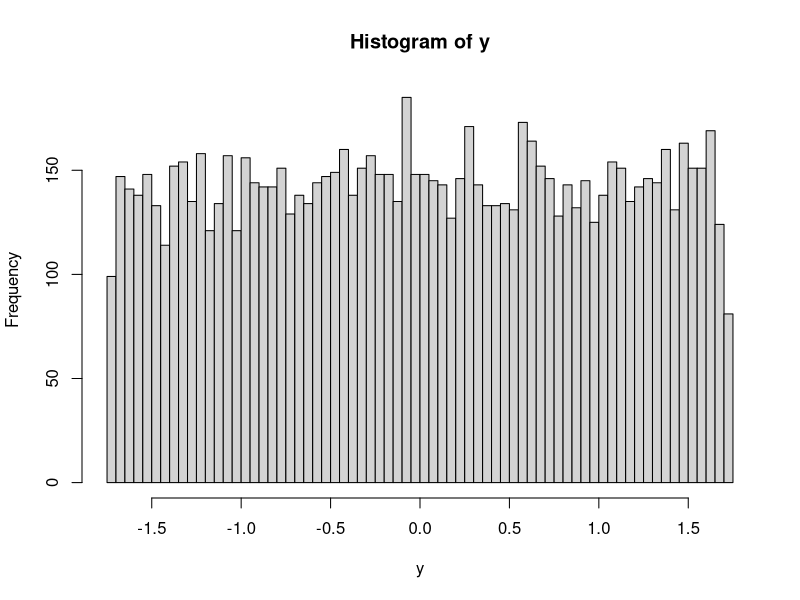
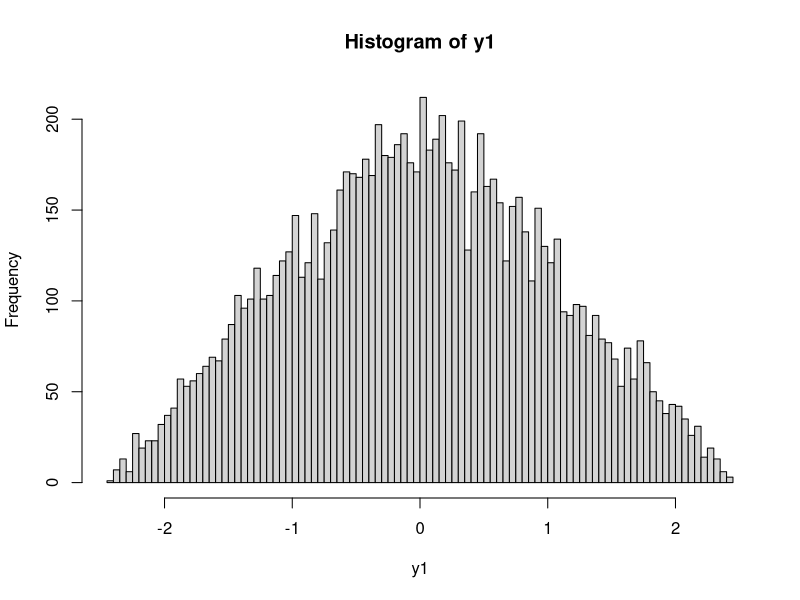
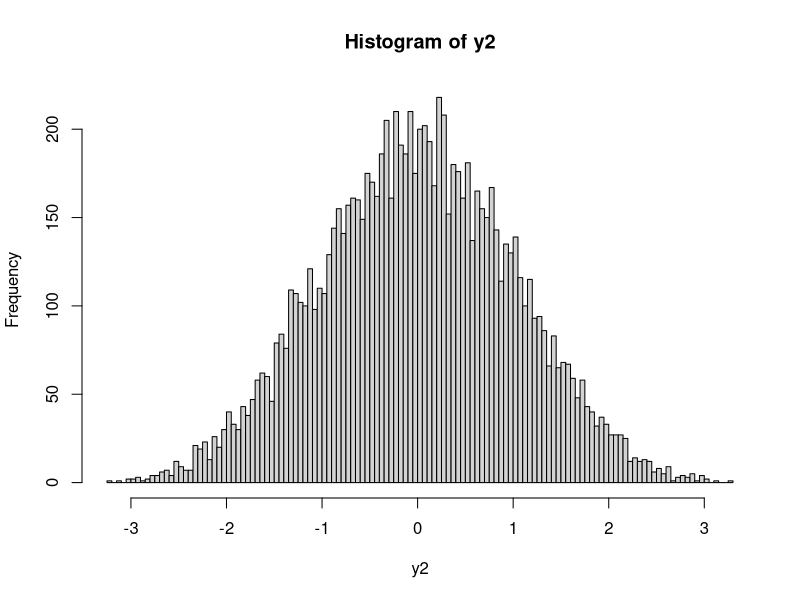
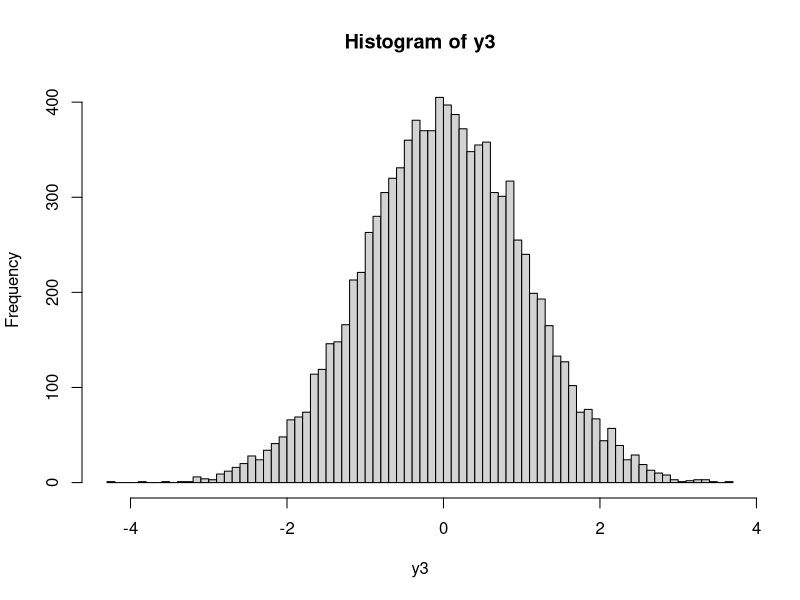
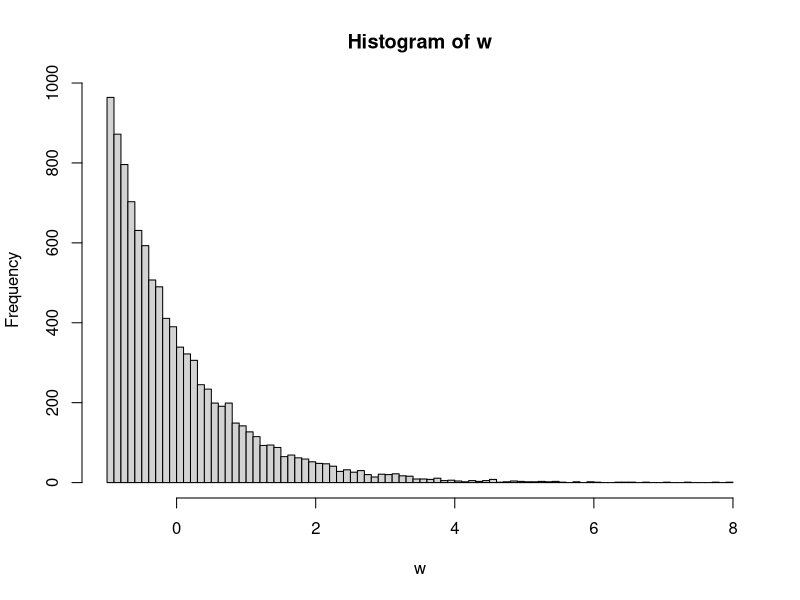
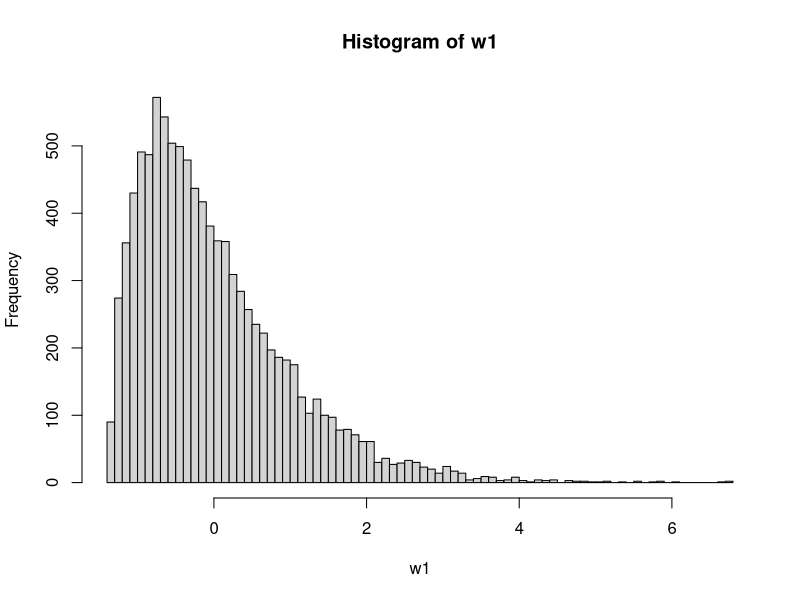
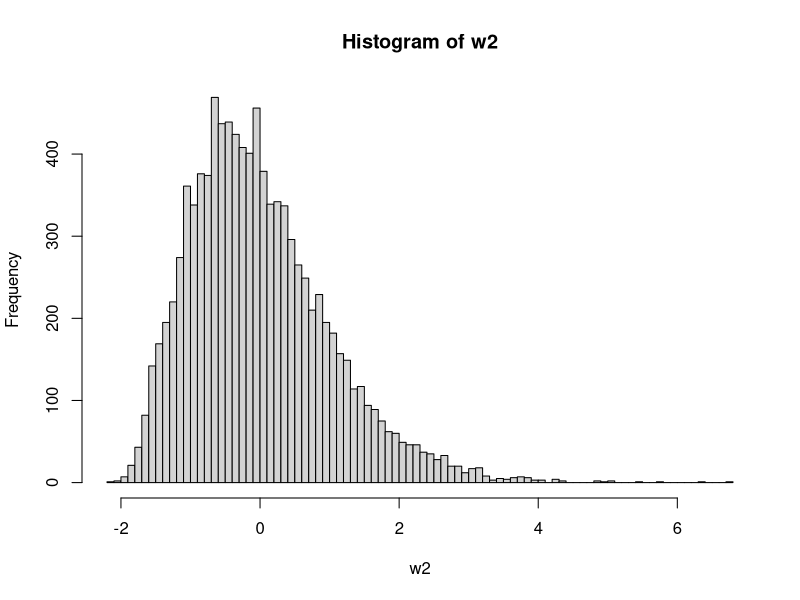
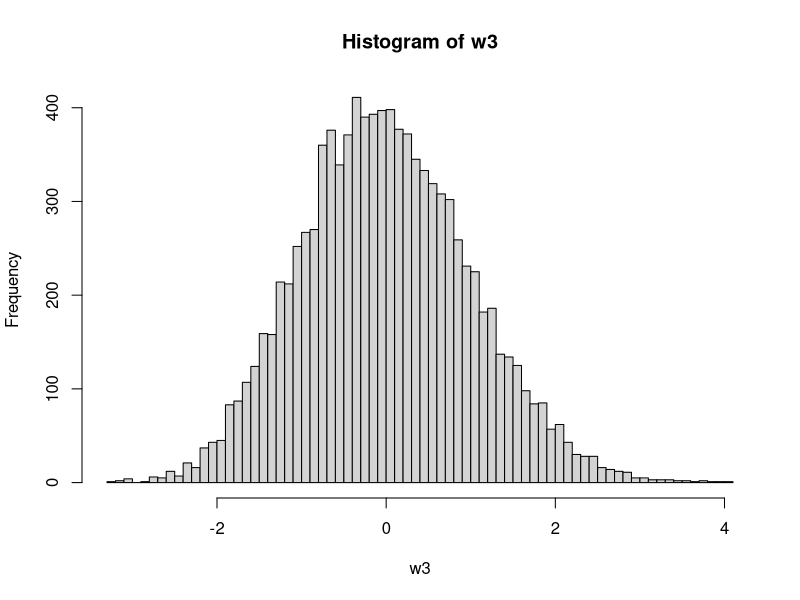

Source code (R) for these figures, in order:
x = runif(10000)
z = rexp(10000)

y = sqrt(12)*(x - 0.5)
w = z - 1

length(w[w > 1.96 ]) / length(w)
length(w[w < - 1.96 ]) / length(w)

length(y[y > 1.96 ]) / length(y)
length(y[y < - 1.96 ]) / length(y)

gen_y <- function(n) { y = sqrt(12/n)*sum(runif(n) - 0.5) }

y_series <- function(n,k) {
  data = vector(length=k)
  for(i in 1:length(data)) {
    data[i] = gen_y(n)
  }

  data
}

gen_w <- function(n) { w = sum(rexp(n) - 1)/sqrt(n) }

w_series <- function(n,k) {
  data = vector(length=k)
  for(i in 1:length(data)) {
    data[i] = gen_w(n)
  }
  
  data
}

y1 = y_series(2, 10000)
length(y1[y1 > 1.96 ]) / length(y1)
length(y1[y1 < - 1.96 ]) / length(y1)

y2 = y_series(5, 10000)
length(y2[y2 > 1.96 ]) / length(y2)
length(y2[y2 < - 1.96 ]) / length(y2)

y3 = y_series(100, 10000)
length(y3[y3 > 1.96 ]) / length(y3)
length(y3[y3 < - 1.96 ]) / length(y3)

hist(y, breaks = 100)

hist(y1, breaks = 100)

hist(y2, breaks = 100)

hist(y3, breaks = 100)

w1 = w_series(2, 10000)
length(w1[w1 > 1.96 ]) / length(w1)
length(w1[w1 < - 1.96 ]) / length(w1)

w2 = w_series(5, 10000)
length(w2[w2 > 1.96 ]) / length(w2)
length(w2[w2 < - 1.96 ]) / length(w2)

w3 = w_series(100, 10000)
length(w3[w3 > 1.96 ]) / length(w3)
length(w3[w3 < - 1.96 ]) / length(w3)

hist(w, breaks = 100)

hist(w1, breaks = 100)

hist(w2, breaks = 100)

hist(w3, breaks = 100)
